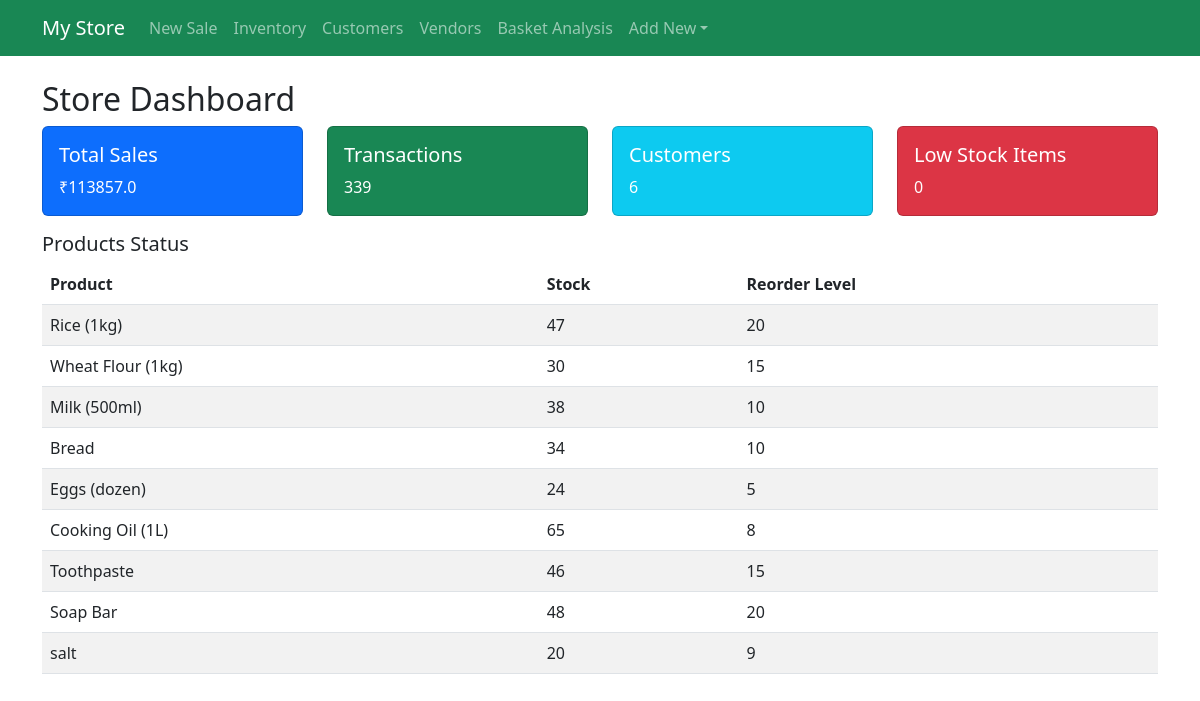
The page / on the database its author committed.
### tables this page shows
CREATE TABLE products (
        id INTEGER PRIMARY KEY,
        name TEXT NOT NULL,
        category TEXT,
        cost_price REAL,
        selling_price REAL,
        stock INTEGER DEFAULT 0,
        reorder_level INTEGER DEFAULT 10,
        vendor_id INTEGER,
        FOREIGN KEY(vendor_id) REFERENCES vendors(id)
    );

### store/app.py (the view)
@app.route('/')
def dashboard():
    total_sales = query_db("SELECT SUM(total_amount) FROM sales")[0][0] or 0
    sales_count = query_db("SELECT COUNT(*) FROM sales")[0][0]
    cust_count = query_db("SELECT COUNT(*) FROM customers")[0][0]
    products = query_db("SELECT * FROM products")
    low_stock = [p for p in products if p['stock'] <= p['reorder_level']]
    return render_template('dashboard.html', total_sales=total_sales,
                           sales_count=sales_count, cust_count=cust_count,
                           products=products, low_stock=low_stock)

### store/app.py (called while the page is built)
def query_db(query, args=(), one=False):
    conn = get_db()
    cur = conn.execute(query, args)
    rv = cur.fetchall()
    conn.close()
    return (rv[0] if rv else None) if one else rv

### store/database.py (called while the page is built)
def get_db():
    conn = sqlite3.connect(DB_NAME)
    conn.row_factory = sqlite3.Row
    return conn

### store/templates/dashboard.html (shortened to what this page needs)
{% extends "base.html" %}
{% block content %}
<h2>Store Dashboard</h2>
<div class="row">
    <div class="col-md-3"><div class="card text-white bg-primary mb-3"><div class="card-body"><h5>Total Sales</h5><p class="card-text">₹{{ total_sales }}</p></div></div></div>
    <div class="col-md-3"><div class="card text-white bg-success mb-3"><div class="card-body"><h5>Transactions</h5><p class="card-text">{{ sales_count }}</p></div></div></div>
    <div class="col-md-3"><div class="card text-white bg-info mb-3"><div class="card-body"><h5>Customers</h5><p class="card-text">{{ cust_count }}</p></div></div></div>
    <div class="col-md-3"><div class="card text-white bg-danger mb-3"><div class="card-body"><h5>Low Stock Items</h5><p class="card-text">{{ low_stock|length }}</p></div></div></div>
</div>
<h5>Products Status</h5>
<table class="table table-striped">
    <thead><tr><th>Product</th><th>Stock</th><th>Reorder Level</th></tr></thead>
    <tbody>
        {% for p in products %}
        <tr class="{{ 'table-danger' if p.stock <= p.reorder_level else '' }}">
            <td>{{ p.name }}</td><td>{{ p.stock }}</td><td>{{ p.reorder_level }}</td>
        </tr>
        {% endfor %}
    </tbody>
</table>
{% endblock %}

### store/templates/base.html (shortened to what this page needs)
<!DOCTYPE html>
<html lang="en">
<head>
    <link href="https://cdn.jsdelivr.net/npm/bootstrap@5.3.0/dist/css/bootstrap.min.css" rel="stylesheet">
</head>
<body>
    <nav class="navbar navbar-expand-lg navbar-dark bg-success">
    <div class="container">
        <a class="navbar-brand" href="/">My Store</a>
        <div class="collapse navbar-collapse">
            <ul class="navbar-nav me-auto">
                <li class="nav-item"><a class="nav-link" href="/sales">New Sale</a></li>
                <li class="nav-item"><a class="nav-link" href="/inventory">Inventory</a></li>
                <li class="nav-item"><a class="nav-link" href="/customers">Customers</a></li>
                <li class="nav-item"><a class="nav-link" href="/vendors">Vendors</a></li>
                <li class="nav-item"><a class="nav-link" href="/basket">Basket Analysis</a></li>
                <li class="nav-item dropdown">
                    <a class="nav-link dropdown-toggle" href="#" role="button" data-bs-toggle="dropdown">Add New</a>
                </li>
            </ul>
        </div>
    </div>
</nav>
    <div class="container mt-4">
        {% block content %}{% endblock %}
    </div>
</body>
</html>

### rows shown on the page
products: name "Rice (1kg)", stock "47", reorder_level "20"
products: name "Wheat Flour (1kg)", stock "30", reorder_level "15"
products: name "Milk (500ml)", stock "38", reorder_level "10"
products: name "Bread", stock "34", reorder_level "10"
products: name "Eggs (dozen)", stock "24", reorder_level "5"
products: name "Cooking Oil (1L)", stock "65", reorder_level "8"
products: name "Toothpaste", stock "46", reorder_level "15"
products: name "Soap Bar", stock "48", reorder_level "20"
products: name "salt", stock "20", reorder_level "9"

### other values the page prints
{{ total_sales }} "113857.0"
{{ sales_count }} "339"
{{ cust_count }} "6"
{{ low_stock|length }} "0"
